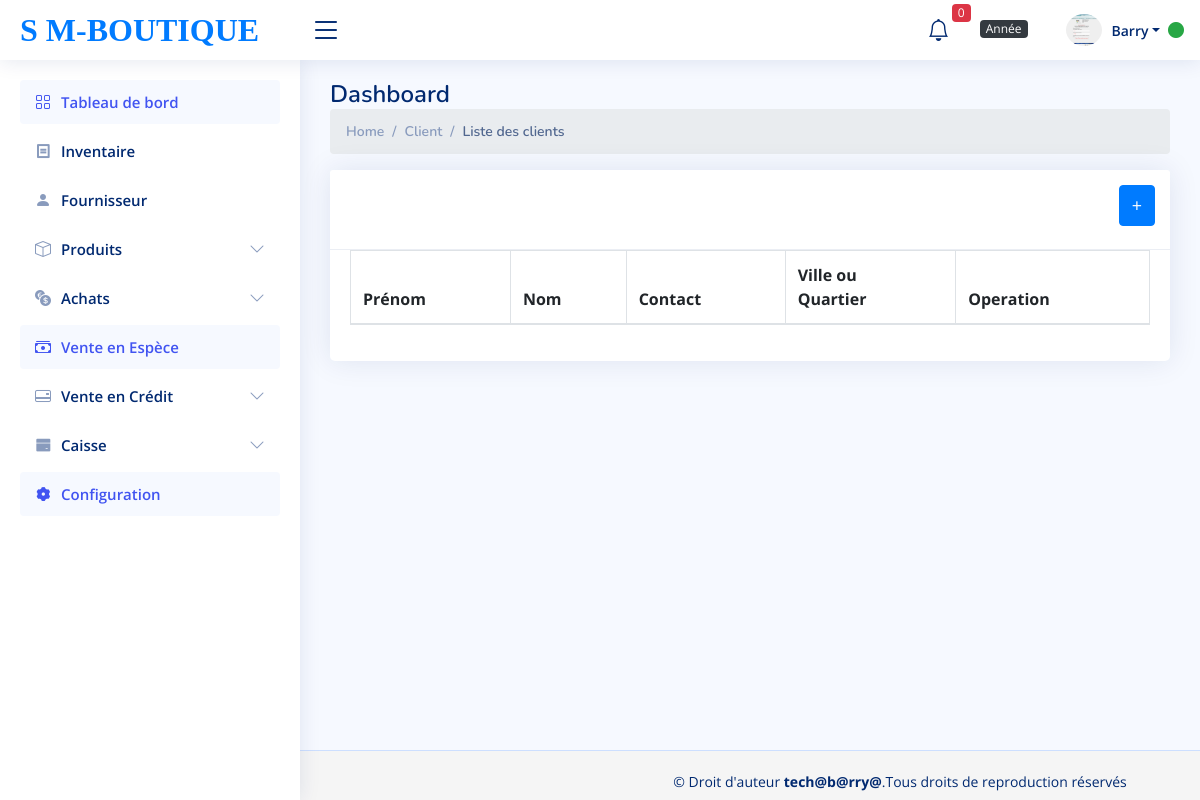
Before: /liste_client_gr.php (signed in) with the older database file.
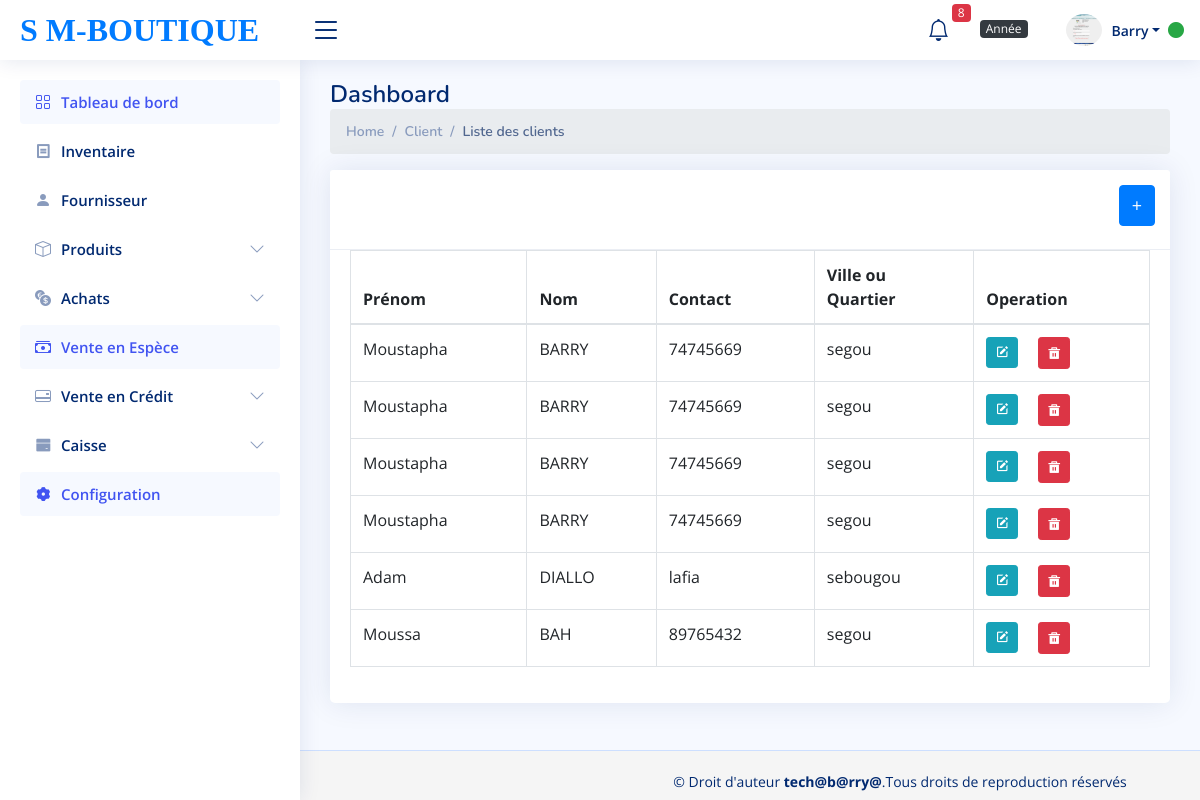
After: the same page with the newer database file.
### tables this page shows
CREATE TABLE `client_grossiste` (
  `id_client_gr` int(11) NOT NULL,
  `nom_client_grossiste` varbinary(100) NOT NULL,
  `prenom_du_client_grossiste` varchar(100) NOT NULL,
  `ville_client_grossiste` varchar(100) NOT NULL,
  `contact_client_grossiste` varchar(100) NOT NULL
);

### liste_client_gr.php (called while the page is built, shortened)
<?php
require_once('autoload.php');
$liste_client=new Client();
$recuperer_afficher=$liste_client->list();
?>
<?php require_once('view/liste_client_gr.view.php') ?>

### autoload.php (called while the page is built, shortened)
<?php
spl_autoload_register (function ($class_name)
{
    $fils="classes/".$class_name.'.php';
});

### classes/Fonction.php (called while the page is built, shortened)
<?php
class Fonction{
        public function database(){
            $this->DB_HOST="127.0.0.1";
            $this->DB_NAME="db_supermarche";
            $this->DB_USERNAME="root";
            $this->DB_PASSWORD='';
             $bdd=new PDO("mysql:host=".$this->DB_HOST.";dbname=". $this->DB_NAME,
            $this->DB_USERNAME  ,$this->DB_PASSWORD);
            return $bdd;
        }
   public function  recuperation_fonction($select_partie,$tables,$data=[], $all=null){
      $bdd=$this->database();
        $monFetch=$bdd->prepare("select $select_partie from $tables");
        $monFetch->execute($data);
        if(isset($all) and $all==="all"|| $all==="All" || $all==="ALL" ||
         $all==="aLL"||$all==="ALl"|| $all==="AlL"){
           return $monFetch->fetchAll(PDO::FETCH_OBJ);
         }else{
           return $monFetch->fetch(PDO::FETCH_OBJ);
         }
    }
}

### classes/Client.php (called while the page is built, shortened)
<?php
class Client extends Fonction{
      public function list(){
            $recuperer_afficher=$this->recuperation_fonction("*","client_grossiste ORDER BY id_client_gr DESC",[],"all");
            return $recuperer_afficher;
         }
}

### view/liste_client_gr.view.php (the view, shortened to what this page needs)
<?php require_once ('partials/header.php') ?>
<?php require_once ('partials/sidebar.php')?>
<?php require_once ('partials/navbar.php')?>
<!DOCTYPE html>
<html lang="en">
<body>
    <main id="main" class="main">
        <div class="pagetitle">
            <h1>Dashboard</h1>
            <nav>
                <ol class="breadcrumb">
                    <li class="breadcrumb-item"><a href="index1.php">Home</a></li>
                    <li class="breadcrumb-item">Client</li>
                    <li class="breadcrumb-item active">Liste des clients</li>
                </ol>
            </nav>
        </div>
        <section class="section">
            <div class="row">
                <div class="col-lg-12">
                    <div class="card">
                        <div class="card-header">
                             <a class="btn btn-primary mb-2" href="client.php" style="font-size: 18px;" title="Plus de client">+</a>
                        </div>
                        <div class="card-body">
                            <table class="table datatable table-bordered">
                                <thead>
                                    <tr>
                                        <th>Prénom</th>
                                        <th>Nom </th>
                                        <th>Contact </th>
                                        <th>Ville ou<br>Quartier</th>
                                        <th>Operation</th>
                                    </tr>
                                </thead>
                                <tbody>
                                    <?php  foreach ($recuperer_afficher as $liste_cli):?>
                                    <tr>
                                        <td><?= $liste_cli-> prenom_du_client_grossiste?></td>
                                        <td><?= $liste_cli-> nom_client_grossiste?></td>
                                        <td><?= $liste_cli->contact_client_grossiste ?></td>
                                        <td><?= $liste_cli->ville_client_grossiste ?></td>
                                        <td>
                                            <a href="modifier_client.php?id=<?=$liste_cli->id_client_gr?>"
                                                class="btn btn-info btn-sm">
                                                <i class="bx bxs-edit"></i></a>&emsp;
                                            <a class="btn btn-danger btn-sm delete-button"
                                                href="supprimer_client.php?id=<?= $liste_cli->id_client_gr ?>"
                                                data-listclient-id="<?= $liste_cli->id_client_gr ?>">
                                                <i class="ri-delete-bin-5-fill "></i>
                                            </a>
                                        </td>
                                    </tr>
                                    <?php endforeach?>
                                </tbody>
                            </table>
                        </div>
                    </div>
                </div>
            </div>
        </section>
    </main>
    <footer class="footer">
        <?php require_once('partials/foot.php') ?>
    </footer>
</body>
</html>

### partials/header.php (shortened to what this page needs)
<!DOCTYPE html>
<html lang="en">
<head>
  <link rel="stylesheet" href="select/css/select2.min.css">
  <link href="assets/vendor/bootstrap/css/bootstrap.min.css" rel="stylesheet">
  <link href="assets/vendor/bootstrap-icons/bootstrap-icons.css" rel="stylesheet">
  <link href="assets/vendor/boxicons/css/boxicons.min.css" rel="stylesheet">
  <link href="assets/vendor/quill/quill.snow.css" rel="stylesheet">
  <link href="assets/vendor/quill/quill.bubble.css" rel="stylesheet">
  <link href="assets/vendor/remixicon/remixicon.css" rel="stylesheet">
  <link href="assets/vendor/simple-datatables/style.css" rel="stylesheet">
  <link href="assets/css/style.css" rel="stylesheet">
   <link rel="stylesheet" href="bootstrap-4.6.2/css/bootstrap.min.css">
  <link href="assets/css/style.css" rel="stylesheet">
  <link rel="stylesheet" href="https://cdn.jsdelivr.net/npm/sweetalert2@10.12.5/dist/sweetalert2.min.css">
<link rel="stylesheet" href="https://cdn.jsdelivr.net/npm/select2@4.0.13/dist/css/select2.min.css" />
<link rel="stylesheet" href="https://cdn.jsdelivr.net/npm/select2-bootstrap-5-theme@1.3.0/dist/select2-bootstrap-5-theme.min.css" />
</head>

### partials/sidebar.php (shortened to what this page needs)
<aside id="sidebar" class="sidebar">
    <ul class="sidebar-nav" id="sidebar-nav">
        <li class="nav-item">
            <a class="nav-link " href="index1.php">
                <i class="bi bi-grid"></i>
                <span>Tableau de bord</span>
            </a>
        </li>
            <li class="nav-item">
            <a class="nav-link collapsed" data-bs-target="#forms-nav11" data-bs-toggle="collapse" href="#">
                 <i class="ri-bill-line"></i></i><span>Inventaire</span
                    class="bi bi-chevron-down ms-auto"></i>
            </a>
        </li>
        <li class="nav-item">
            <a class="nav-link collapsed" data-bs-target="#forms-nav" data-bs-toggle="collapse" href="#">
                <i class="bi bi-person-fill"></i><span>Fournisseur</span
                    class="bi bi-chevron-down ms-auto"></i>
            </a>
        </li>
        <li class="nav-item">
            <a class="nav-link collapsed" data-bs-target="#charts-nav" data-bs-toggle="collapse" href="#">
                <i class="bi bi-box"></i><span>Produits</span><i class="bi bi-chevron-down ms-auto"></i>
            </a>
        </li>
        <li class="nav-item">
            <a class="nav-link collapsed" data-bs-target="#icons-nav" data-bs-toggle="collapse" href="#">
                <i class="bi bi-currency-exchange"></i><span>Achats</span><i class="bi bi-chevron-down ms-auto"></i>
            </a>
        </li>
        <li class="nav-item">
           <a class="nav-link" href="vente.php">
                <i class="bi bi-cash-stack"></i>
                <span>Vente en Espèce</span>
            </a>
        </li>
        <li class="nav-item">
            <a class="nav-link collapsed" data-bs-target="#vente-nav" data-bs-toggle="collapse" href="#">
                <i class="bi bi-credit-card-2-back"></i><span>Vente en Crédit</span><i class="bi bi-chevron-down ms-auto"></i>
            </a>
        </li>
        <li class="nav-item">
            <a class="nav-link collapsed" data-bs-target="#forms-nav1" data-bs-toggle="collapse" href="#">
                <i class="ri-bank-card-fill"></i><span>Caisse</span><i class="bi bi-chevron-down ms-auto"></i>
            </a>
        </li>
        <?php if( $_SESSION['type_utilisateur']==='Administrateur' || $_SESSION['type_utilisateur']==='Superadmin'){?>
        <li class="nav-item">
            <a class="nav-link" href="liste_utilisateur.php">
                <i class="ri-settings-3-fill"></i><span>Configuration</span>
            </a>
        </li>
        <?php } ?>
    </ul>
</aside>

### partials/navbar.php (shortened to what this page needs)
  <?php
  require_once ('partials/database.php');
    $alerte_article_query = "SELECT * FROM tbl_product WHERE stock <= alerte_article";
    $alerte_articles = $bdd->query($alerte_article_query);
    $stock_alerte = $alerte_articles->rowCount();
  ?>
 <header id="header" class="header fixed-top d-flex align-items-center">
    <div class="d-flex align-items-center justify-content-between">
       <a href="index.html" class="logo d-flex align-items-center">
          <span class="d-none d-lg-block" style="font-size: 32px; font-weight: bold; font-family: 'Times New Roman', sans-serif; color: #007bff;">S M-BOUTIQUE</span>
      </a>
        <i class="bi bi-list toggle-sidebar-btn"></i>
    </div>
<nav class="header-nav ms-auto">
  <ul class="d-flex align-items-center">
    <li class="nav-item dropdown">
      <a class="nav-link nav-icon" href="#" data-bs-toggle="dropdown">
          <i class="bi bi-bell"></i>
          <span class="badge bg-danger badge-number"><?= $stock_alerte ?></span>
      </a>
    </li>
    <li class="nav-item dropdown">
        <a class="nav-link nav-icon" href="#" data-bs-toggle="dropdown">
            <span class="badge bg-dark badge-number">Année</span>
          </a>
    </li>
    <li class="nav-item dropdown pe-3">
    <a class="nav-link nav-profile d-flex align-items-center pe-0" href="#" data-bs-toggle="dropdown">
        <div class="d-flex align-items-center">
            <img src= "user/<?= $_SESSION['avatar']?>" alt="Profile" class="rounded-circle profile-picture">
            <span class="d-none d-md-block dropdown-toggle ps-2"><?=$_SESSION['nom_utilisateur']?></span>
            <i class="bi bi-circle-fill text-success ms-2" title="En ligne"></i>
        </div>
    </a>
    </li>
  </ul>
</nav>
</header>

### partials/foot.php
<footer id="footer" class="footer">
    <div class="copyright">
      &copy; Droit d'auteur <strong><span>tech@b@rry@</span></strong>.Tous droits de reproduction réservés
    </div>
    <div class="credits">
    </div>
  </footer>

### assets/css/style.css (style rules this page uses)
:root { scroll-behavior: smooth; }
body { font-family: "Open Sans", sans-serif; background: #f6f9ff; color: #444444; }
a { color: #4154f1; text-decoration: none; }
h1, h2, h3, h4, h5, h6 { font-family: "Nunito", sans-serif; }
#main { margin-top: 60px; padding: 20px 30px; transition: all 0.3s; }
.pagetitle { margin-bottom: 10px; }
.pagetitle h1 { font-size: 24px; margin-bottom: 0; font-weight: 600; color: #012970; }
.card { margin-bottom: 30px; border: none; border-radius: 5px; box-shadow: 0px 0 30px rgba(1, 41, 112, 0.1); }
.card-header, .card-footer { border-color: #ebeef4; background-color: #fff; color: #798eb3; padding: 15px; }
.card-body { padding: 0 20px 20px 20px; }
.breadcrumb { font-size: 14px; font-family: "Nunito", sans-serif; color: #899bbd; font-weight: 600; }
.breadcrumb a { color: #899bbd; transition: 0.3s; }
.breadcrumb .breadcrumb-item::before { color: #899bbd; }
.breadcrumb .active { color: #51678f; font-weight: 600; }
.logo { line-height: 1; }
@media (min-width: 1200px) { .logo { width: 280px; } }
.logo span { font-size: 26px; font-weight: 700; color: #012970; font-family: "Nunito", sans-serif; }
.header { transition: all 0.5s; z-index: 997; height: 60px; box-shadow: 0px 2px 20px rgba(1, 41, 112, 0.1); background-color: #fff; padding-left: 20px; }
.header .toggle-sidebar-btn { font-size: 32px; padding-left: 10px; cursor: pointer; color: #012970; }
.header-nav ul { list-style: none; }
.header-nav>ul { margin: 0; padding: 0; }
.header-nav .nav-icon { font-size: 22px; color: #012970; margin-right: 25px; position: relative; }
.header-nav .nav-profile { color: #012970; }
.header-nav .nav-profile img { max-height: 36px; }
.header-nav .nav-profile span { font-size: 14px; font-weight: 600; }
.header-nav .badge-number { position: absolute; inset: -2px -5px auto auto; font-weight: normal; font-size: 12px; padding: 3px 6px; }
.sidebar { position: fixed; top: 60px; left: 0; bottom: 0; width: 300px; z-index: 996; transition: all 0.3s; padding: 20px; overflow-y: auto; scrollbar-width: thin; scrollbar-color: #aab7cf transparent; box-shadow: 0px 0px 20px rgba(1, 41, 112, 0.1); background-color: #fff; }
@media (min-width: 1200px) { #main, #footer { margin-left: 300px; } }
.sidebar-nav { padding: 0; margin: 0; list-style: none; }
.sidebar-nav li { padding: 0; margin: 0; list-style: none; }
.sidebar-nav .nav-item { margin-bottom: 5px; }
.sidebar-nav .nav-link { display: flex; align-items: center; font-size: 15px; font-weight: 600; color: #4154f1; transition: 0.3; background: #f6f9ff; padding: 10px 15px; border-radius: 4px; }
.sidebar-nav .nav-link i { font-size: 16px; margin-right: 10px; color: #4154f1; }
.sidebar-nav .nav-link.collapsed { color: #012970; background: #fff; }
.sidebar-nav .nav-link.collapsed i { color: #899bbd; }
.sidebar-nav .nav-link .bi-chevron-down { margin-right: 0; transition: transform 0.2s ease-in-out; }
.footer { padding: 20px 0; font-size: 14px; transition: all 0.3s; border-top: 1px solid #cddfff; }
.footer .copyright { text-align: center; color: #012970; }
.footer .credits { padding-top: 5px; text-align: center; font-size: 13px; color: #012970; }

### partials/navbar.php (style rules this page uses)
.profile-picture { width: 40px; height: 40px; object-fit: cover; border: 2px solid #ffffff; }

### view/liste_client_gr.view.php (style rules this page uses)
.footer { position: fixed; bottom: 0; width: 100%; height: 50px; background-color: #f5f5f5; }
.btn-primary { float: right; }

Changed rows visible on the page:
added client_grossiste: prenom_du_client_grossiste "Moustapha", nom_client_grossiste "BARRY", contact_client_grossiste "74745669", ville_client_grossiste "segou"
added client_grossiste: prenom_du_client_grossiste "Moustapha", nom_client_grossiste "BARRY", contact_client_grossiste "74745669", ville_client_grossiste "segou"
added client_grossiste: prenom_du_client_grossiste "Moustapha", nom_client_grossiste "BARRY", contact_client_grossiste "74745669", ville_client_grossiste "segou"
added client_grossiste: prenom_du_client_grossiste "Moustapha", nom_client_grossiste "BARRY", contact_client_grossiste "74745669", ville_client_grossiste "segou"
added client_grossiste: prenom_du_client_grossiste "Adam", nom_client_grossiste "DIALLO", contact_client_grossiste "lafia", ville_client_grossiste "sebougou"
added client_grossiste: prenom_du_client_grossiste "Moussa", nom_client_grossiste "BAH", contact_client_grossiste "89765432", ville_client_grossiste "segou"
Other visible differences:
$stock_alerte: "0" → "8"
